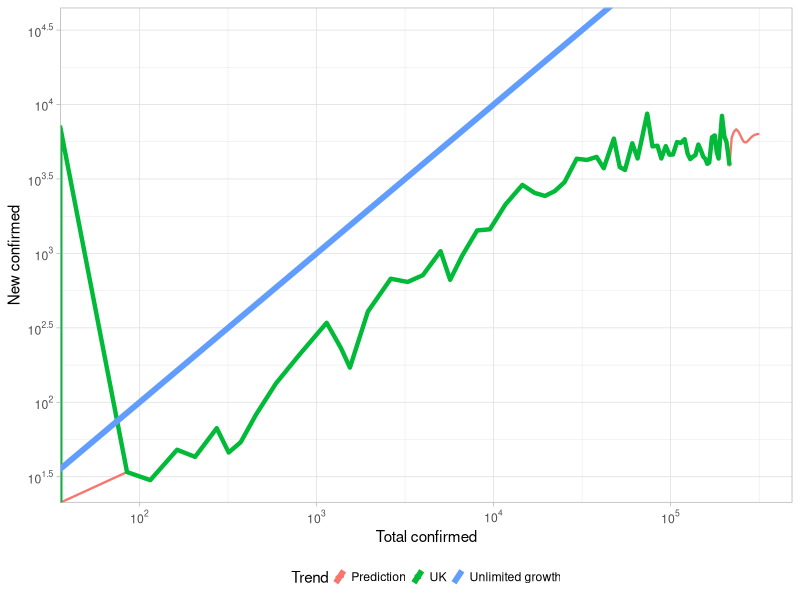
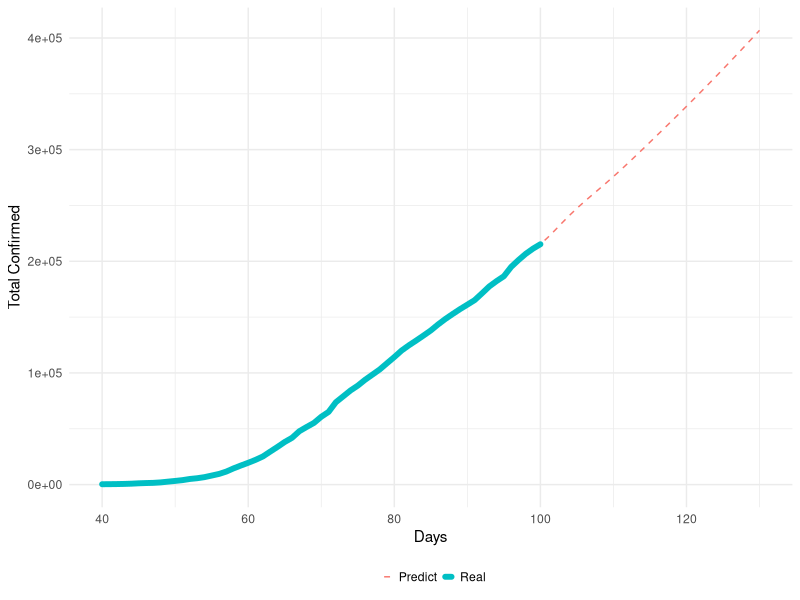
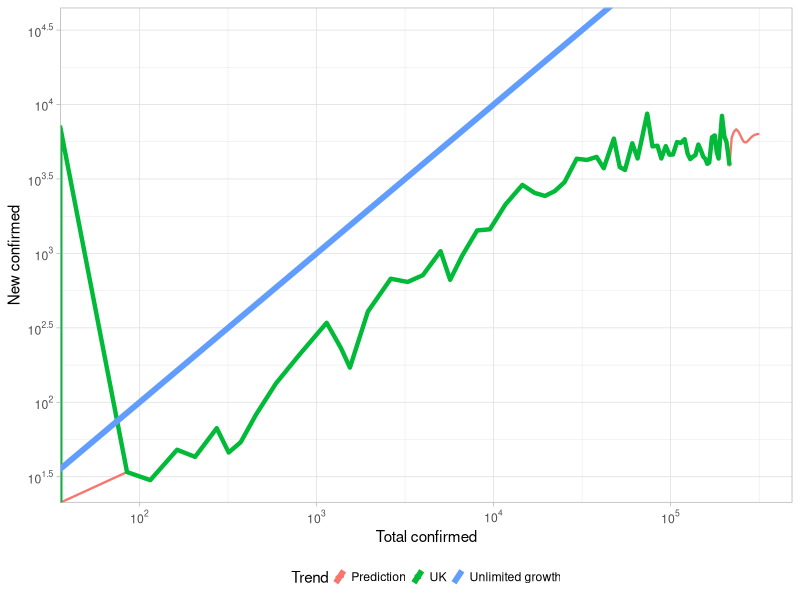

Reproduce these figures in R, in order. (Note: this script raises an error after producing the figures.)
library(tseries)
library(dplyr)
library(ggplot2)
library(scales)
library(reshape2)
library(data.table)
library(ggpubr)

dfUK = read.csv("data/UK_data.csv", header = T)
dfUK = dfUK[c(1:nrow(dfUK)), c(1,3,4,15,16)]

UK.arima = arima(dfUK$confirmed, order = c(3, 3, 3))
summary(UK.arima)
pred<-predict(UK.arima,n.ahead=30)
pred = as.data.frame(pred)

temp = c(dfUK$confirmed,pred$pred)
dfUK[nrow(dfUK)+30,] = 0
dfUK$pred = temp
dfUK$id = rownames(dfUK)
dfUK$newConfirmedPred = 0
for (item in 2:nrow(dfUK)) {
  dfUK$newConfirmedPred[item] = dfUK$pred[item] - dfUK$pred[item-1]
}


subData = dfUK[c((nrow(dfUK)-90):nrow(dfUK)),]

# Plot total prediction
plotT1 = ggplot(data = subData, aes(x = as.integer(id), y = pred, color = "Predict"))+
  geom_line(linetype = "dashed")+
  geom_line(aes(x = as.integer(id), y = confirmed, color = "Real"),size = 2, lineend = "round")+
  xlab("Days")+
  labs(color = "")+
  ylab("Total Confirmed")+
  theme_minimal()+
  theme(legend.key.size =  unit(2, "mm"),
        legend.position="bottom")

ggsave("prediction/ARIMAtotal.png", scale = 2.5, width = 8, height = 4, units = "cm", dpi = "retina")

# Plot Log trend

ggplot(data = dfUK, aes(x = pred, y = newConfirmedPred)) +
  geom_line(size = 0.8, lineend = "round",aes(color = "Prediction"))+
  geom_line(data = dfUK, aes(x = dfUK$confirmed, y = dfUK$newConfirmed, color = "UK"), size = 1.5)+
  geom_abline(aes(slope = 1, intercept = 0,  color = "Unlimited growth"), show.legend = T, size = 2)+
  xlab("Total confirmed")+
  labs(color = "Trend")+
  ylab("New confirmed")+
  theme_light()+
  theme(legend.key.size =  unit(2, "mm"),
        legend.position="bottom")+
  scale_x_log10(limits = c(55,316123), breaks = trans_breaks("log10", function(x) 10^x), labels = trans_format("log10", math_format(10^.x)))+
  # scale_x_continuous(trans='log10',breaks = trans_breaks("log10", function(x) 10^x), labels = trans_format("log10", math_format(10^.x))) +
  scale_y_log10(limits = c(30,31612),breaks = trans_breaks("log10", function(x) 10^x), labels = trans_format("log10", math_format(10^.x)))

ggsave("prediction/UKlogTrend.png", scale = 2.5, width = 9, height = 5, units = "cm", dpi = "retina")


# Compare prediction

subData = dfUK[c((nrow(dfUK)-35):(nrow(dfUK)-20)),c(1,2,6)]
subData$pred = as.integer(subData$pred)
subData$pred[1:6] = NA
subData = melt(subData)

plotC1 = ggplot(data = subData, aes(x = as.factor(id), y = value, color = variable))+
  geom_col(size = 0,aes(fill = variable), show.legend = F)+
  geom_label(aes(label = value, fill = variable),vjust = -0.2, colour = "white", show.legend = FALSE)+
  annotate("text", label = "TODAY", x = 6, y = 5000, size = 3, colour = "white",fontface = "bold", show.legend = FALSE)+
  xlab("Days")+
  ylab("Total Confirmed")+
  theme_minimal()+
  labs(fill = "",color = "")+
  scale_y_continuous(limits = c(0,200000), expand = c(0, 2000))+
  scale_fill_hue(c=60, h = c(20,220))

ggsave("prediction/Compare.png", scale = 4, width = 9, height = 5, units = "cm", dpi = "retina")


# Compare last 5 days
dfUK = read.csv("data/UK_data.csv", header = T)
dfUK = dfUK[c(1:nrow(dfUK)), c(1,3,4,15,16)]
UK.arima.recent = arima(dfUK$confirmed[1:(nrow(dfUK)-5)], order = c(3, 3, 3))

pred.recent<-predict(UK.arima.recent, n.ahead=5)
pred.recent = as.data.frame(pred.recent)
pred.recent$pred
dfUK$confirmed[(nrow(dfUK)-4):nrow(dfUK)]

dfRecent = as.data.frame( dfUK$confirmed[(nrow(dfUK)-4):nrow(dfUK)])
dfRecent$Prediction = pred.recent$pred
colnames(dfRecent) = c("Real","Prediction")
dfRecent$id = dfUK$id[(nrow(dfUK)-4):nrow(dfUK)]
dfRecent$Error = abs(dfRecent$Real-dfRecent$Prediction)/(dfRecent$Real)

plotE1 = ggplot(data = dfRecent, aes(x = as.integer(id), y = Error))+
  geom_col()+
  geom_label(aes(label = as.integer(abs(dfRecent$Real-dfRecent$Prediction))),vjust = -0.2, fontface = "bold", show.legend = FALSE)+
  xlab("Days")+
  ylab("Relative Error in past 5 days")+
  theme_minimal()+
  scale_y_continuous(limits = c(0,0.007), expand = c(0,0),labels = scales::percent)

ggsave("prediction/Error.png", scale = 3, width = 5, height = 5, units = "cm", dpi = "retina")


ggarrange(plotC1,plotE1, widths = c(0.8,0.4))

ggsave("prediction/Compare.png", scale = 4, width = 10, height = 5, units = "cm", dpi = "retina")
